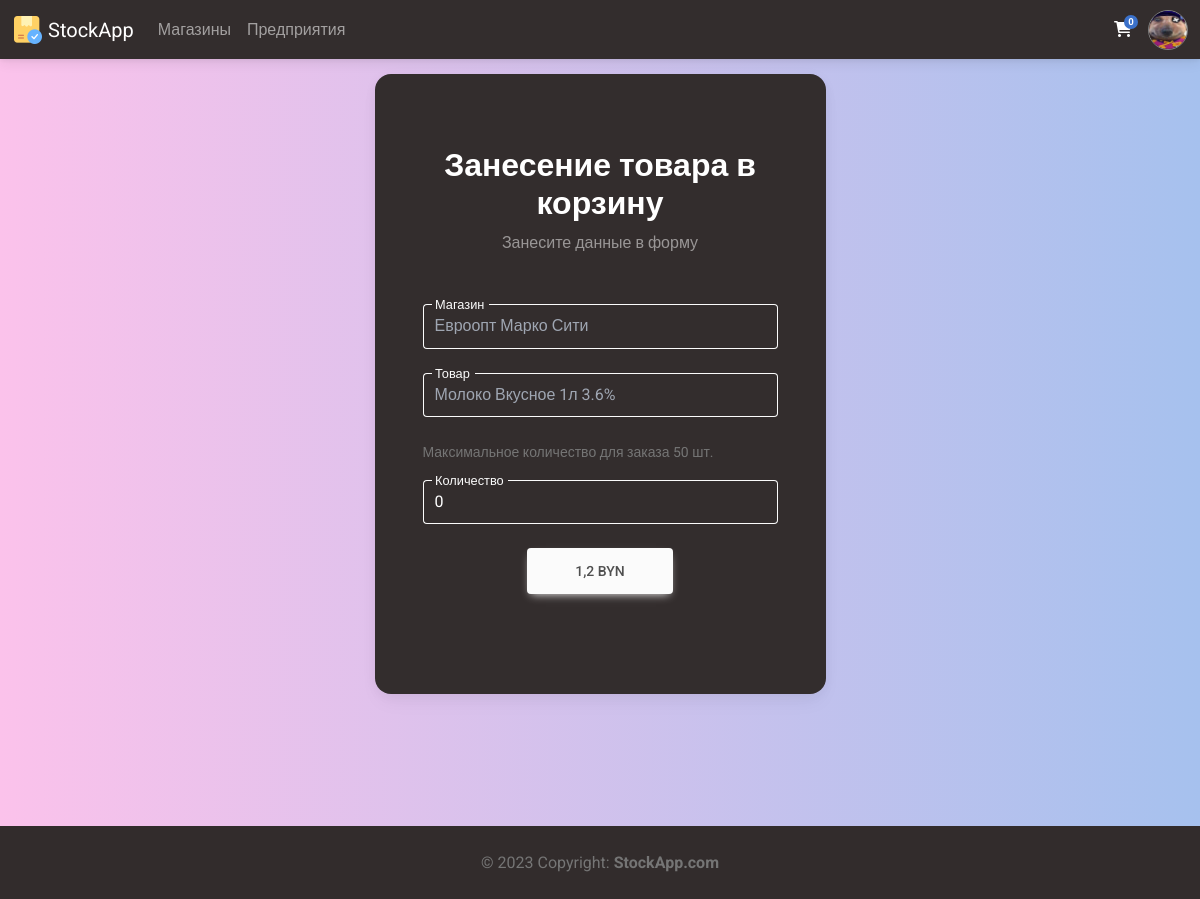
Before: /shop/to_basket/17 (signed in) with the older database file.
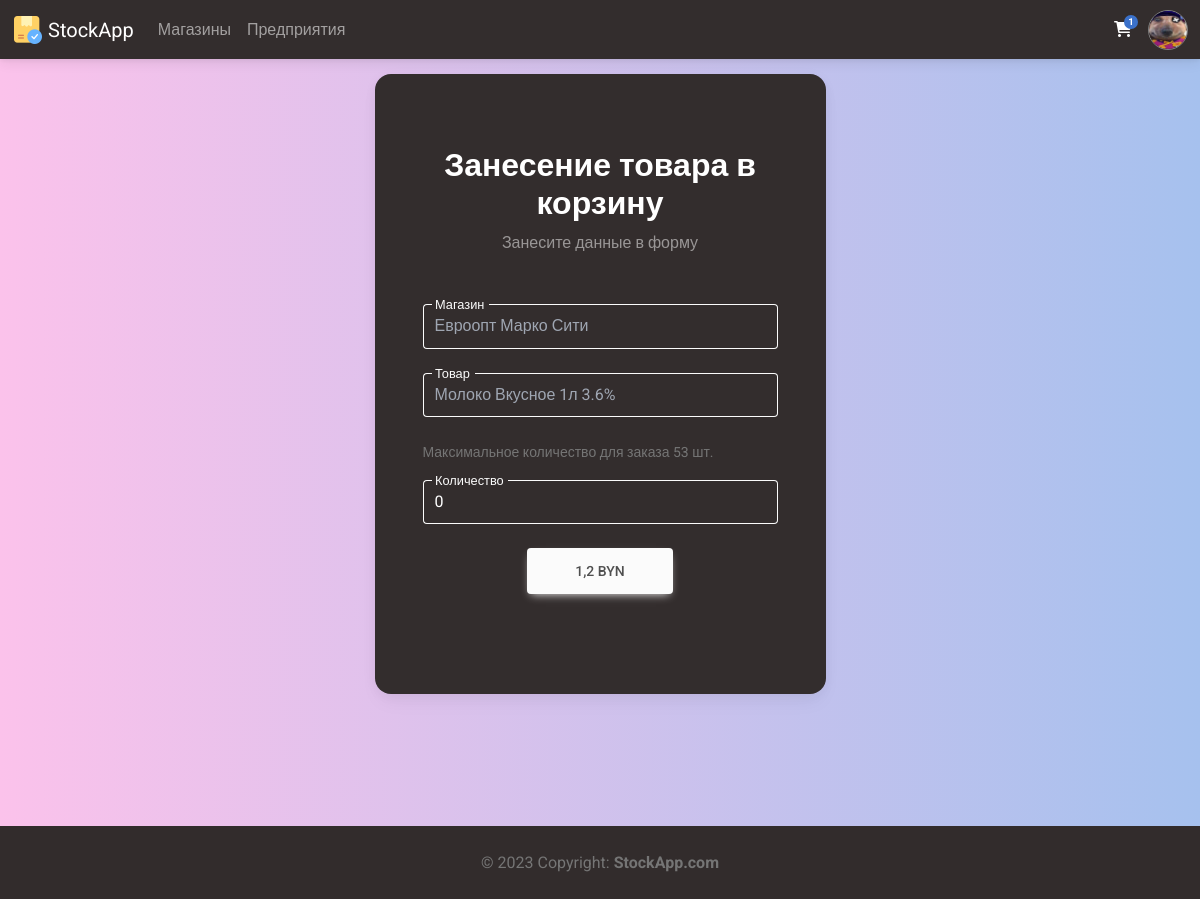
After: the same page with the newer database file.
### Members/models.py (models this page shows, shortened)
class Profile(models.Model):
    user = models.ForeignKey(settings.AUTH_USER_MODEL, on_delete=models.CASCADE, verbose_name='Пользователь')
    photo = models.ImageField(upload_to = 'avatars/%Y/%m/%d/', blank=False, verbose_name='Фото')
    bio = models.TextField(blank=True, verbose_name='О себе')
    manufactures = models.ManyToManyField('Manufacture.Manufacture', blank=True, verbose_name="Производства")
    shops = models.ManyToManyField('Shop.Shop', blank=True, verbose_name="Магазины")
    cart = models.ManyToManyField('CartItem', blank=True, verbose_name='Корзина')
    class Meta:
        verbose_name = 'Профиль'
        verbose_name_plural = 'Профили'
        ordering = ['-user', '-bio']

### Shop/models.py (models this page shows, shortened)
class Product(models.Model):
    item = models.ForeignKey('Manufacture.CatalogItem', on_delete=models.CASCADE, blank=False, verbose_name='Товар')
    stock = models.ForeignKey('Shop', on_delete=models.CASCADE, blank=False, verbose_name='Магазин')
    amount = models.IntegerField(validators=[MinValueValidator(0), MaxValueValidator(100000)], verbose_name='Количество')
    price = models.FloatField(validators=[MinValueValidator(0.01), MaxValueValidator(252734999999999.97)], verbose_name='Цена')
    class Meta:
        verbose_name = 'Товар'
        verbose_name_plural = 'Товары'
        ordering = ['-id']

class Shop(models.Model):
    name = models.CharField(max_length = 150, verbose_name='Название', unique=True)
    photo = models.ImageField(upload_to = 'shop/%Y/%m/%d/', blank=False, verbose_name='Фото')
    bio = models.TextField(blank=True, verbose_name='О магазине')
    code = models.CharField(max_length = 16, verbose_name='Код')
    class Meta:
        verbose_name = 'Магазин'
        verbose_name_plural = 'Магазины'
        ordering = ['-name', '-bio']

### Manufacture/models.py (models this page shows, shortened)
class CatalogItem(models.Model):
    manufacturer = models.ForeignKey('Manufacture', on_delete=models.CASCADE, blank=False, null=True, verbose_name='Производитель')
    name = models.CharField(max_length = 150, verbose_name='Название')
    bio = models.TextField(blank=True, verbose_name='О товаре')
    code = models.CharField(max_length = 13, verbose_name='Код товара')
    photo = models.ImageField(upload_to = 'catalog_items/%Y/%m/%d/', blank=False, verbose_name='Фото')
    date_of_manufacture = models.DateField(verbose_name='Дата производства', default='2000-01-01')
    expiration_date = models.DateField(verbose_name='Годен до', default='2000-01-01')
    amount = models.IntegerField(validators=[MinValueValidator(0), MaxValueValidator(100000)], default=100, verbose_name='Произведено единиц')
    price = models.FloatField(validators=[MinValueValidator(0.01), MaxValueValidator(252734999999999.97)], verbose_name='Цена')
    class Meta:
        verbose_name = 'Товар каталога'
        verbose_name_plural = 'Товары каталога'
        ordering = ['-name', '-id']

### Shop/views.py (the view)
# urls.py: path('to_basket/<int:id>', to_basket, name='to_basket'),
@login_required(login_url='login')
def to_basket(request, id):
    if request.method == "POST":
        shop_str = request.POST.get('shop', 'default_stock')
        if Shop.objects.filter(name=shop_str).exists():
            profile = Profile.objects.get(user=request.user)
            if Product.objects.filter(id=id).exists():
                shop = Shop.objects.get(name=shop_str)
                item = Product.objects.get(id=id)
                if profile.cart.filter(product=item).exists():
                    messages.success(request, ("Вы были перенаправлены на страницу редактирования товара в корзине, так как пытались заказать точно такой же товар ещё раз"))
                    return redirect('edit_cart', id=profile.cart.get(product=item).id)
                else:
                    am = int(request.POST.get('amount', '0'))
                    if item.amount >= am and item.amount > 0 and am > 0:
                        item.amount -= am
                        item.save()
                        Profile.objects.get(user=request.user).cart.add(CartItem.objects.create(product=item, amount=am))
                        messages.success(request, (f"Товар был добавлен к вам в корзину"))
                        return redirect('cart')
                    elif am == 0:
                        messages.success(request, ("Вы не можете добавить 0 товаров в корзину!"))
                        return redirect('to_basket', id=id)
                    else:
                        messages.success(request, ("На складе магазина нет указанного количества товара!"))
                        return redirect('to_basket', id=id)
            else:
                messages.success(request, ("Товара с таким названием не существует"))
                return redirect('to_basket', id=id)
        else:
            messages.success(request, ("Магазина с таким кодом не существует"))
            return redirect('to_basket', id=id)
    else:
        context = {
            'title': 'В корзину',
            'request': request,
            'profile': Profile.objects.get(user=request.user),
            'item': Product.objects.get(id=id),
        }
        return render(request, 'to_basket.html', context)

### Main/templatetags/main_tags.py (called while the page is built)
@register.inclusion_tag('modules/nav_profile.html')
def nav_profile(request):
    if request.user.is_authenticated:
        userobj = User.objects.get(username=request.user)
        profile = Profile.objects.get(user=userobj)
        context = {
            "request": request,
            "profile": profile,
        }
    else:
        context = {
            "request": request,
        }
    return context

@register.simple_tag()
def cart_items(request):
    return Profile.objects.get(user=request.user).cart.count()

### Shop/templates/to_basket.html (shortened to what this page needs)
{% extends 'base.html' %}
{% load static %}
{% block head %}
<link rel="stylesheet" href="{% static 'styles/profile.css' %}">
{% endblock %}
{% block content %}
<section class="vh-100 gradient-custom-2">
    <div class="container py-5 h-50">
      <div class="row d-flex justify-content-center align-items-center h-50">
        <div class="col-12 col-md-8 col-lg-6 col-xl-5">
          <div class="card bg-dark text-white" style="border-radius: 1rem;">
            <div class="card-body p-5 text-center">
              <div class="mb-md-5 mt-md-4 pb-1">
                <h2 class="fw-bold mb-">Занесение товара в корзину</h2>
                <p class="text-white-50 mb-5">Занесите данные в форму</p>
                <form action="{% url 'to_basket' id=item.id %}" method="POST">
                  <div class="form-outline form-white mb-4">
                    <input type="text" id="typeShopX" class="form-control form-control-lg bg-dark text-secondary disabled" value="{{item.stock.name}}" readonly name="shop">
                    <label class="form-label" for="typeShopX">Магазин</label>
                  </div>
                  <div class="form-outline form-white mb-4">
                    <input type="text" id="typeNameX" class="form-control form-control-lg bg-dark text-secondary disabled" value="{{item.item.name}}" readonly name="item">
                    <label class="form-label" for="typeNameX">Товар</label>
                  </div>
                  <p class="text-muted small mb-3 text-start">Максимальное количество для заказа {{item.amount}} шт.</p>
                  <div class="form-outline form-white mb-4">
                    <input id="typeAmountX" type="number" class="form-control form-control-lg" step="1" min="0" value="0" name="amount">
                    <label class="form-label" for="typeAmountX">Количество</label>
                  </div>
                  <button class="btn btn-light btn-lg px-5" id="buyButton" type="submit">{{item.price}} BYN</button>
                </form>
              </div>
            </div>
          </div>
        </div>
      </div>
    </div>
</section>
{% endblock %}

### templates/base.html (shortened to what this page needs)
{% load static %}
{% load main_tags %}
<!DOCTYPE html>
<html lang="en">
<head>
    {% block head %}{% endblock %}
    <link href="https://cdnjs.cloudflare.com/ajax/libs/mdb-ui-kit/6.2.0/mdb.min.css" rel="stylesheet"/>
    <link href="https://cdnjs.cloudflare.com/ajax/libs/font-awesome/6.0.0/css/all.min.css" rel="stylesheet"/>
    <link rel="stylesheet" href="{% static 'styles/base.css' %}">
    <link rel="stylesheet" href="{% static 'styles/alert.css' %}">
</head>
<body class="text-bg-light gradient-custom-2">
    <div class="wrapper d-flex flex-column min-vh-100">
        <header class="header">
            {% block header %}
                <nav class="navbar fixed-top navbar-expand-lg navbar-dark bg-dark text-bg-dark">
                    <div class="container-fluid">
                        <div class="collapse navbar-collapse" id="navbarSupportedContent">
                            <a class="navbar-brand mt-2 mt-lg-0" href="{% url 'main' %}">
                                <img src="{% static 'images/icons/64.png' %}" height="32" alt="MDB Logo" loading="lazy" />
                                StockApp
                            </a>
                            {% if request.user.is_authenticated %}
                            <ul class="navbar-nav me-auto mb-2 mb-lg-0">
                                <li class="nav-item">
                                    <a class="nav-link" href="{% url 'all_shops' %}">Магазины</a>
                                </li>
                                <li class="nav-item">
                                    <a class="nav-link" href="{% url 'all_manufactures' %}">Предприятия</a>
                                </li>
                            </ul>
                            {% endif %}
                        </div>
                        <div class="d-flex align-items-center">
                            {% if request.user.is_authenticated %}
                            <a class="text-reset me-3" href="{% url 'cart' %}">
                                <i class="fas fa-shopping-cart"></i>
                                <span class="badge rounded-pill badge-notification bg-primary">{% cart_items request %}</span>
                            </a>
                            {% endif %}
                            {% include 'inc/_nav_profile.html' %}
                        </div>
                    </div>
                </nav>
            {% endblock %}
        </header>
        <main class="main">
            <br>
            {% block content %}
            {% endblock %}
        </main>
        <footer class="footer mt-auto text-center text-lg-start bg-dark text-muted">
            {% block footer %}
                <div class="text-center p-4" style="background-color: rgba(0, 0, 0, 0.025);">
                    © 2023 Copyright:
                    <a class="text-reset fw-bold" href="/">StockApp.com</a>
                </div>
            {% endblock %}
        </footer>
    </div>
    <link rel="stylesheet" href="{% static 'styles/profile.css' %}">
</body>
</html>

Changed rows visible on the page:
changed Product "Евроопт Марко Сити": amount "50" → "53"
Other visible differences:
text no longer shown: "0"
text now shown: "1"
